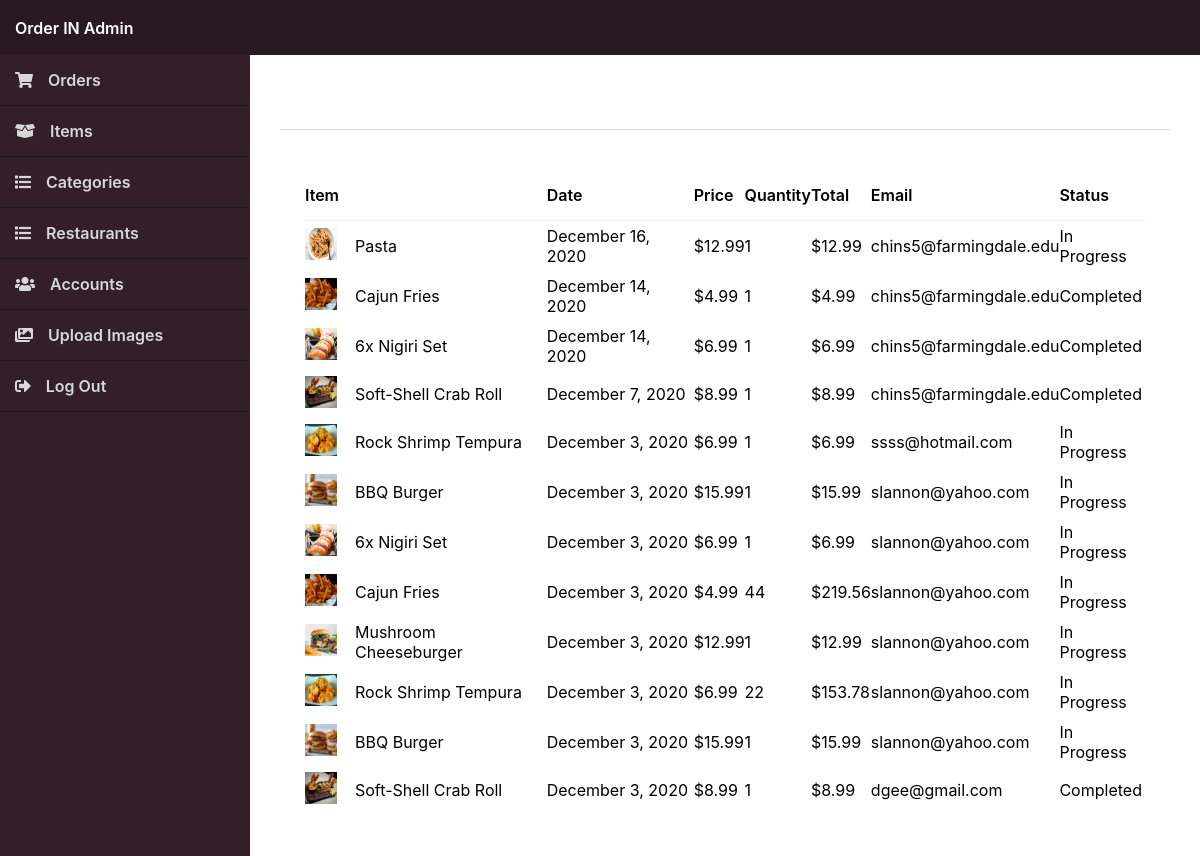
The page /admin/index.php (signed in) on the database its author committed.
### tables this page shows
CREATE TABLE `transactions` (
  `id` int(11) NOT NULL,
  `txn_id` varchar(255) NOT NULL,
  `payment_amount` decimal(7,2) NOT NULL,
  `payment_status` varchar(30) NOT NULL,
  `created` datetime NOT NULL,
  `payer_email` varchar(255) NOT NULL DEFAULT '',
  `first_name` varchar(100) NOT NULL DEFAULT '',
  `last_name` varchar(100) NOT NULL DEFAULT '',
  `address_street` varchar(255) NOT NULL DEFAULT '',
  `address_city` varchar(100) NOT NULL DEFAULT '',
  `address_state` varchar(100) NOT NULL DEFAULT '',
  `address_zip` varchar(50) NOT NULL DEFAULT '',
  `address_country` varchar(100) NOT NULL DEFAULT '',
  `account_id` int(11) DEFAULT NULL,
  `payment_method` varchar(50) NOT NULL DEFAULT 'website'
);

CREATE TABLE `items` (
  `id` int(11) NOT NULL,
  `name` varchar(200) NOT NULL,
  `desc` text NOT NULL,
  `price` decimal(7,2) NOT NULL,
  `quantity` int(11) NOT NULL,
  `img` text NOT NULL,
  `time` int(2) NOT NULL,
  `date_added` datetime NOT NULL DEFAULT current_timestamp()
);

CREATE TABLE `transactions_items` (
  `id` int(11) NOT NULL,
  `txn_id` varchar(255) NOT NULL,
  `item_id` int(11) NOT NULL,
  `item_price` decimal(7,2) NOT NULL,
  `item_quantity` int(11) NOT NULL,
  `item_options` varchar(255) NOT NULL
);

### admin/index.php (called while the page is built, shortened)
<?php
include '../functions.php';
$page = isset($_GET['page']) && file_exists($_GET['page'] . '.php') ? $_GET['page'] : 'orders';
include $page . '.php';
?>

### admin/orders.php (the view, shortened to what this page needs)
<?php
$stmt = $pdo->prepare('SELECT
    i.img AS img,
    i.name AS name,
    t.*,
    ti.item_price AS price,
    ti.item_quantity AS quantity,
    ti.item_options AS options
    FROM transactions t
    JOIN transactions_items ti ON ti.txn_id = t.txn_id
    JOIN items i ON i.id = ti.item_id
    ORDER BY t.created DESC');
$stmt->execute();
$orders = $stmt->fetchAll(PDO::FETCH_ASSOC);
?>
<?=template_admin_header('Orders')?>
<h2>Orders</h2>
<div class="content-block">
    <div class="table">
        <table>
            <thead>
                <tr>
                    <td colspan="2">Item</td>
                    <td class="responsive-hidden">Date</td>
                    <td class="responsive-hidden">Price</td>
                    <td>Quantity</td>
                    <td>Total</td>
                    <td class="responsive-hidden">Email</td>
                    <td class="responsive-hidden">Status</td>
                </tr>
            </thead>
            <tbody>
                <?php if (empty($orders)): ?>
                <tr>
                    <td colspan="8" style="text-align:center;">There are no recent orders</td>
                </tr>
                <?php else: ?>
                <?php foreach ($orders as $order): ?>
                <tr class="details">
                    <td class="img">
                        <?php if (!empty($order['img']) && file_exists('../imgs/' . $order['img'])): ?>
                        <img src="../imgs/<?=$order['img']?>" width="32" height="32" alt="<?=$order['name']?>">
                        <?php endif; ?>
                    </td>
                    <td><?=$order['name']?></td>
                    <td class="responsive-hidden"><?=date('F j, Y', strtotime($order['created']))?></td>
                    <td class="responsive-hidden"><?=currency_code?><?=number_format($order['price'],2)?></td>
                    <td><?=$order['quantity']?></td>
                    <td><?=currency_code?><?=number_format($order['price'] * $order['quantity'], 2)?></td>
                    <td class="responsive-hidden"><?=$order['payer_email']?></td>
                    <td class="responsive-hidden"><?=$order['payment_status']?></td>
                </tr>
                <?php endforeach; ?>
                <?php endif; ?>
            </tbody>
        </table>
    </div>
</div>
<?=template_admin_footer()?>

### admin/admin.css (style rules this page uses)
* { box-sizing: border-box; font-family: -apple-system, BlinkMacSystemFont, "segoe ui", roboto, oxygen, ubuntu, cantarell, "fira sans", "droid sans", "helvetica neue", Arial, sans-serif; font-size: 16px; -webkit-font-smoothing: antialiased; -moz-osx-font-smoothing: grayscale; }
html { height: 100%; }
body { position: relative; min-height: 100%; color: #55555; background-image: url(../imgs/background.jpg); background-size: cover; margin: 0; }
h1, h2, h3, h4, h5 { color: white; margin: 0; padding: 0; }
main h2 { font-size: 20px; padding-bottom: 20px; border-bottom: 1px solid #dbdbdd; }
main .content-block { background-color: #fff; margin-top: 25px; padding: 15px; }
main .table { padding: 0 10px; }
main .table table { width: 100%; border-collapse: collapse; }
main .table table thead td { font-weight: 600; padding: 15px 0; }
main .table table thead tr { border-bottom: 1px solid #f0f0f1; }
main .table table tbody td { padding: 5px 0; }
main .table table tbody .img { width: 50px; }
main .table table .details { cursor: pointer; }

### rows shown on the page
transactions: items.img (picture), items.name "Pasta", created "December 16, 2020", transactions_items.item_price "12.99", transactions_items.item_quantity "1", payer_email "chins5@farmingdale.edu", payment_status "In Progress"
transactions: items.img (picture), items.name "Cajun Fries", created "December 14, 2020", transactions_items.item_price "4.99", transactions_items.item_quantity "1", payer_email "chins5@farmingdale.edu", payment_status "Completed", items.name "6x Nigiri Set", transactions_items.item_price "6.99"
transactions: items.img (picture), items.name "Soft-Shell Crab Roll", created "December 7, 2020", transactions_items.item_price "8.99", transactions_items.item_quantity "1", payer_email "chins5@farmingdale.edu", payment_status "Completed"
transactions: items.img (picture), items.name "Rock Shrimp Tempura", created "December 3, 2020", transactions_items.item_price "6.99", transactions_items.item_quantity "1", payer_email "ssss@hotmail.com", payment_status "In Progress"
transactions: items.img (picture), items.name "BBQ Burger", created "December 3, 2020", transactions_items.item_price "15.99", transactions_items.item_quantity "1", payer_email "slannon@yahoo.com", payment_status "In Progress"
transactions: items.img (picture), items.name "6x Nigiri Set", created "December 3, 2020", transactions_items.item_price "6.99", transactions_items.item_quantity "1", payer_email "slannon@yahoo.com", payment_status "In Progress"
transactions: items.img (picture), items.name "Cajun Fries", created "December 3, 2020", transactions_items.item_price "4.99", transactions_items.item_quantity "44", transactions_items.item_price+item_quantity "219.56", payer_email "slannon@yahoo.com", payment_status "In Progress", items.name "Mushroom Cheeseburger", transactions_items.item_price "12.99", transactions_items.item_quantity "1", items.name "Rock Shrimp Tempura", transactions_items.item_price "6.99", transactions_items.item_quantity "22", transactions_items.item_price+item_quantity "153.78"
transactions: items.img (picture), items.name "BBQ Burger", created "December 3, 2020", transactions_items.item_price "15.99", transactions_items.item_quantity "1", payer_email "slannon@yahoo.com", payment_status "In Progress"
transactions: items.img (picture), items.name "Soft-Shell Crab Roll", created "December 3, 2020", transactions_items.item_price "8.99", transactions_items.item_quantity "1", payer_email "dgee@gmail.com", payment_status "Completed"
